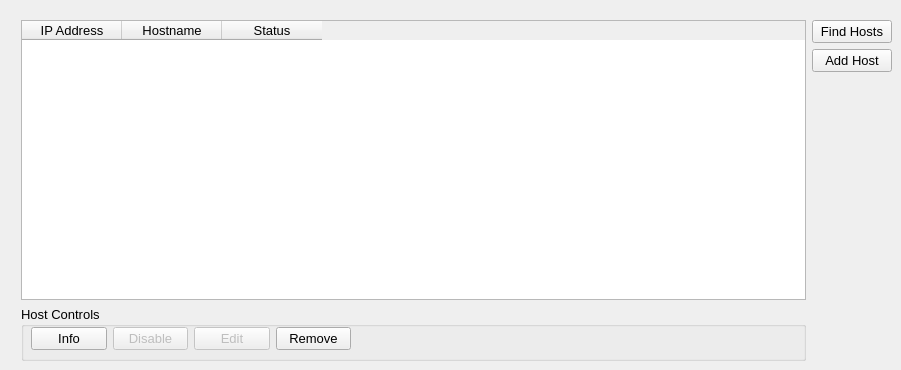
       <widget class="QWidget" name="toolboxNetwork">
        <attribute name="title">
         <string>Network</string>
        </attribute>
        <attribute name="toolTip">
         <string>Gather, manage, and update nodes for PyFarm</string>
        </attribute>
        <widget class="QWidget" name="layoutWidget">
         <property name="geometry">
          <rect>
           <x>21</x>
           <y>20</y>
           <width>871</width>
           <height>341</height>
          </rect>
         </property>
         <layout class="QHBoxLayout" name="layoutNetwork">
          <item>
           <layout class="QVBoxLayout" name="layoutHostControls">
            <item>
             <widget class="QTableWidget" name="networkTable">
              <property name="sizePolicy">
               <sizepolicy hsizetype="Preferred" vsizetype="Preferred">
                <horstretch>0</horstretch>
                <verstretch>0</verstretch>
               </sizepolicy>
              </property>
              <property name="font">
               <font>
                <pointsize>10</pointsize>
                <weight>50</weight>
                <bold>false</bold>
               </font>
              </property>
              <property name="contextMenuPolicy">
               <enum>Qt::CustomContextMenu</enum>
              </property>
              <property name="statusTip">
               <string>Host database</string>
              </property>
              <property name="editTriggers">
               <set>QAbstractItemView::NoEditTriggers</set>
              </property>
              <property name="dragDropOverwriteMode">
               <bool>false</bool>
              </property>
              <property name="selectionMode">
               <enum>QAbstractItemView::SingleSelection</enum>
              </property>
              <property name="selectionBehavior">
               <enum>QAbstractItemView::SelectRows</enum>
              </property>
              <column>
               <property name="text">
                <string>IP Address</string>
               </property>
              </column>
              <column>
               <property name="text">
                <string>Hostname</string>
               </property>
              </column>
              <column>
               <property name="text">
                <string>Status</string>
               </property>
              </column>
             </widget>
            </item>
            <item>
             <widget class="QGroupBox" name="hostControls">
              <property name="sizePolicy">
               <sizepolicy hsizetype="MinimumExpanding" vsizetype="Fixed">
                <horstretch>0</horstretch>
                <verstretch>0</verstretch>
               </sizepolicy>
              </property>
              <property name="minimumSize">
               <size>
                <width>400</width>
                <height>55</height>
               </size>
              </property>
              <property name="baseSize">
               <size>
                <width>0</width>
                <height>0</height>
               </size>
              </property>
              <property name="font">
               <font>
                <pointsize>10</pointsize>
               </font>
              </property>
              <property name="title">
               <string>Host Controls</string>
              </property>
              <widget class="QWidget" name="layoutWidget">
               <property name="geometry">
                <rect>
                 <x>10</x>
                 <y>20</y>
                 <width>320</width>
                 <height>26</height>
                </rect>
               </property>
               <layout class="QHBoxLayout" name="layoutHostControlButtons">
                <item>
                 <widget class="QPushButton" name="hostInfo">
                  <property name="font">
                   <font>
                    <pointsize>10</pointsize>
                    <weight>50</weight>
                    <bold>false</bold>
                   </font>
                  </property>
                  <property name="statusTip">
                   <string>Retrieve extra info about selected host</string>
                  </property>
                  <property name="text">
                   <string>Info</string>
                  </property>
                 </widget>
                </item>
                <item>
                 <widget class="QPushButton" name="hostDisable">
                  <property name="enabled">
                   <bool>false</bool>
                  </property>
                  <property name="font">
                   <font>
                    <pointsize>10</pointsize>
                    <weight>50</weight>
                    <bold>false</bold>
                   </font>
                  </property>
                  <property name="statusTip">
                   <string>Disable selected host but do not remove it</string>
                  </property>
                  <property name="text">
                   <string>Disable</string>
                  </property>
                 </widget>
                </item>
                <item>
                 <widget class="QPushButton" name="hostEdit">
                  <property name="enabled">
                   <bool>false</bool>
                  </property>
                  <property name="font">
                   <font>
                    <pointsize>10</pointsize>
                    <weight>50</weight>
                    <bold>false</bold>
                   </font>
                  </property>
                  <property name="statusTip">
                   <string>Edit selected host's parameters</string>
                  </property>
                  <property name="text">
                   <string>Edit</string>
                  </property>
                 </widget>
                </item>
                <item>
                 <widget class="QPushButton" name="hostRemove">
                  <property name="font">
                   <font>
                    <pointsize>10</pointsize>
                    <weight>50</weight>
                    <bold>false</bold>
                   </font>
                  </property>
                  <property name="statusTip">
                   <string>Remove selected host from pool</string>
                  </property>
                  <property name="text">
                   <string>Remove</string>
                  </property>
                 </widget>
                </item>
               </layout>
              </widget>
             </widget>
            </item>
           </layout>
          </item>
          <item>
           <layout class="QVBoxLayout" name="layoutHostAdd">
            <item>
             <widget class="QPushButton" name="hostFind">
              <property name="sizePolicy">
               <sizepolicy hsizetype="Minimum" vsizetype="Preferred">
                <horstretch>0</horstretch>
                <verstretch>0</verstretch>
               </sizepolicy>
              </property>
              <property name="font">
               <font>
                <pointsize>10</pointsize>
                <weight>50</weight>
                <bold>false</bold>
               </font>
              </property>
              <property name="statusTip">
               <string>Find then automatically add hosts running the client program</string>
              </property>
              <property name="text">
               <string>Find Hosts</string>
              </property>
             </widget>
            </item>
            <item>
             <widget class="QPushButton" name="hostAdd">
              <property name="font">
               <font>
                <pointsize>10</pointsize>
                <weight>50</weight>
                <bold>false</bold>
               </font>
              </property>
              <property name="statusTip">
               <string>Manually add a host</string>
              </property>
              <property name="text">
               <string>Add Host</string>
              </property>
             </widget>
            </item>
            <item>
             <spacer name="verticalSpacer">
              <property name="orientation">
               <enum>Qt::Vertical</enum>
              </property>
              <property name="sizeHint" stdset="0">
               <size>
                <width>20</width>
                <height>40</height>
               </size>
              </property>
             </spacer>
            </item>
           </layout>
          </item>
         </layout>
        </widget>
       </widget>
